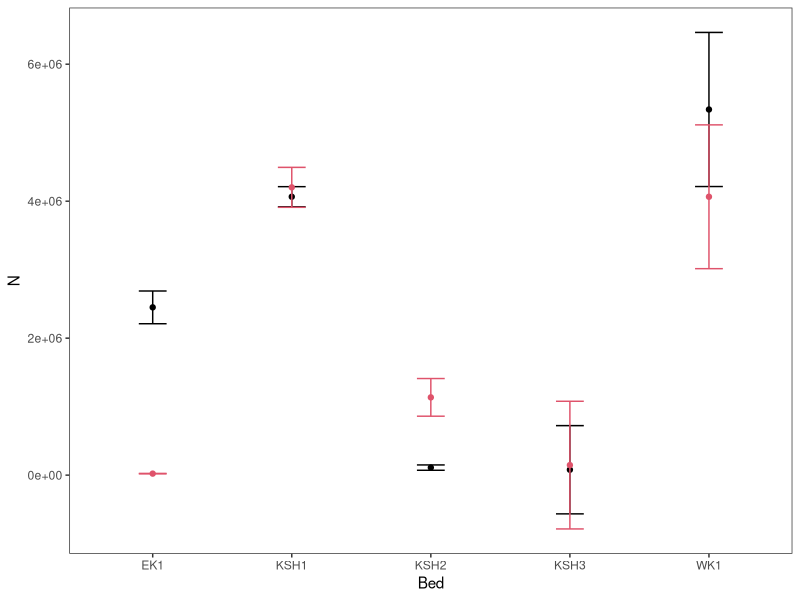
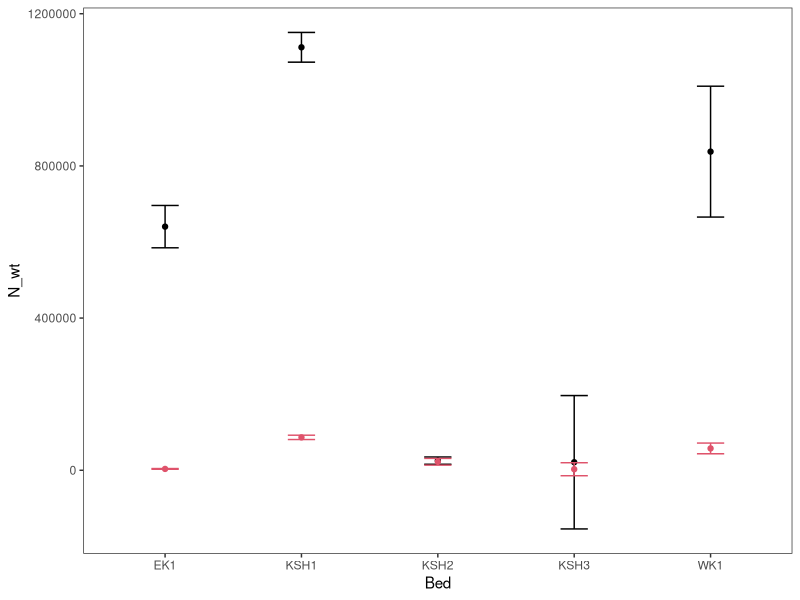

Recreate these plots in R, in order.
####### 2016 Scallop Statewide Survey
####### Ben Williams
####### ben.williams@alaska.gov

## Code   
#-----------------------------------------------------------
## All code, data, and associated documents are held in a single R project
## titles 2016_survey.Rproj  

# Data were forwarded from Josh Mumm joshua.mumm@alaska.gov. I've changed the names of the original files sent
## Try to keep to the tidy data principles http://vita.had.co.nz/papers/tidy-data.pdf  

## Naming 
# lower case names are numeric
# Capitalized names are factors 

## The operational plan lays out the foundation for the analyses herein it is available in the literature folder

#NOTE - this could easily be udated for multiple years by changing the group_by(...) throughout.

# load ----
library(tidyverse)
theme_set(theme_bw()+ 
             theme(panel.grid.major = element_blank(),
                   panel.grid.minor = element_blank()))
# data ----
#clean up event data- change names and data types etc.
events <- read.csv('./data/events_2016_161027.csv')
events %>% mutate(ID = gsub(" ", "", STATION_ID),date = as.Date(DATE_SET, format='%m-%d-%Y'),
                  year = as.numeric(format(date, "%Y"))) %>% 
   select(year, date, Event = EVENT_ID, District = DISTRICT, 
          Dredge = DREDGE_ID, Bed = BED_SW, Type = STATION_TYPE, ID = ID, 
          slat = START_LATITUDE, slon=START_LONGITUDE, sdepth = DEPTH_START_F, 
          stime = START_TIME, speed=TOW_SPEED, maxdepth=Max_Dpth_fa, mindepth=Min_Dpth_fa, 
          elat=END_LATITUDE, elon=END_LONGITUDE, edepth=DEPTH_END_F, etime=END_TIME, 
          calc_length=TOW_LENGTH_CALC, field_length=TOW_LENGTH_FIELD,length=TOW_LENGTH_DESIGNATED,
          performance=GEAR_PERFORMANCE_CODE_SW) %>% filter(performance==1)-> event

#check for replicates - if dataframe has values there are duplicates
event %>% group_by(Bed, ID) %>% filter(n()>1)

catch <- read.csv('./data/catchComp_2016_161027.csv')
catch %>% select(Event = EVENT_ID, species=RACE_CODE, 
                 size_class=SCAL_SIZE_CLASS, count=COUNT,
                 sample_wt=SAMPLE_WT_KG, cond = CONDITION_CODE_RII, 
                 sample_type = SAMPLE_TYPE) -> catch

#check structure of catch data
catch %>% filter(species==74120) %>% left_join(event) %>% 
   group_by(Bed, ID, size_class) %>% summarise(catch=sum(count, na.rm=T)) %>% data.frame()


# a_i ----
#Dredge width in nmi = 0.00131663 x length of dredging in each station
# Q = 0.83
Q <- 0.83

#add ai column to events dataframe
event %>% mutate(ai=length * 0.00131663 * Q) -> event #ai is in nmi^2

# areas ----
# number of stations sampled by bed
event %>% group_by(Bed) %>% summarise(n=n(), ai_bar = mean(ai)) -> samples
   

# Total area of each bed
area <- read.csv('./data/area.csv')

samples %>% left_join(area) %>% select(-grids) -> samples


# catch ----
#filter out scallops from the catch data and calculate density
#weight is in kg
catch %>% filter(species==74120, cond==1) %>% 
   group_by(Event, size_class) %>% 
   summarise(catch=sum(count), 
             weight = sum(sample_wt)) -> catch.a

# d_i ----
#combine with event data - change NA catches to 0
# do check the end result to be sure that no hauls are being double counted
event %>% filter(performance==1) %>% merge(catch.a, all=T) %>% 
   left_join(samples) %>% 
   group_by(size_class) %>% 
   mutate(catch=replace(catch, which(is.na(catch)), 0), 
          di = catch/ai, 
          weight=replace(weight, which(is.na(weight)), 0), 
          di_wt = weight/ai) -> catch.area

# dbar ----
# density variance for both count and weight and error bars
# average biomass per unit area

###CHECK THIS USING A LOG DISTIBUTION

#calculate for >100 mm shells
catch.area %>% filter(size_class==1|di==0) %>% #added to include 0 hauls.
   group_by(Bed) %>%    
   summarise(n=mean(n), #gives one n or sample size for each bed
             area=mean(area_nm2),#same as above
             ai_bar=mean(ai_bar), # also gives one values 
             dbar=(1/n*sum(di)), # average density
             var_dbar=1/((n)-1)*sum((di-dbar)^2), #variance of dbar
             cv=sqrt(var_dbar)/dbar*100, 
             error=qt(0.975,df=(n)-1)*sqrt(var_dbar)/sqrt((n)), # confidence interval with SE of mean
             ll=dbar-error,
             ul=dbar+error,
             ss=sum((di-dbar)^2),
             N=area*dbar,
             varN=(area^2)*1/n*1/(n-1)*ss,
             cvN=sqrt(varN)/N*100,
             errorN=qt(0.975,df=(n)-1)*sqrt(varN)/sqrt((n)),
             llN=N-errorN,
             ulN=N+errorN,
             # By weight
             dbar_wt=(1/n*sum(di_wt)),
             sd_wt=sd(di_wt),
             cv_wt=sd_wt/dbar_wt*100,
             var_dbar_wt=1/((n)-1)*sum((di_wt-dbar_wt)^2), 
             error_wt=qt(0.975,df=(n)-1)*sqrt(var_dbar_wt)/sqrt((n)),
             ll_wt=dbar_wt-error_wt,
             ul_wt=dbar_wt+error_wt,
             ss_wt=sum((di_wt-dbar_wt)^2),
             N_wt=area*dbar_wt,
             varN_wt=(area^2)*1/n*1/(n-1)*ss_wt,
             cvN_wt=sqrt(varN_wt)/N_wt*100,
             errorN_wt=qt(0.975,df=(n)-1)*sqrt(varN_wt)/sqrt((n)),
             llN_wt=N_wt-errorN_wt,
             ulN_wt=N_wt+errorN_wt) %>% mutate(size='large')-> large 

# What is the CV
# goal CV < 20 %
large %>% group_by(Bed) %>% summarise(cv, cvN, cv_wt, cvN_wt)

#calculate for <100 mm shells
catch.area %>% filter(size_class==2|di==0) %>% 
   group_by(Bed) %>%    
   summarise(n=mean(n),
             area=mean(area_nm2),
             ai_bar=mean(ai_bar),
             dbar=(1/n*sum(di)),
             var_dbar=1/((n)-1)*sum((di-dbar)^2), 
             cv=sqrt(var_dbar)/dbar*100,
             error=qt(0.975,df=(n)-1)*sqrt(var_dbar)/sqrt((n)),
             ll=dbar-error,
             ul=dbar+error,
             ss=sum((di-dbar)^2),
             N=area*dbar,
             varN=(area^2)*1/n*1/(n-1)*ss,
             cvN=sqrt(varN)/N*100,
             errorN=qt(0.975,df=(n)-1)*sqrt(varN)/sqrt((n)),
             llN=N-errorN,
             ulN=N+errorN,
             # By weight
             dbar_wt=(1/n*sum(di_wt)),
             sd_wt=sd(di_wt),
             cv_wt=sd_wt/dbar_wt*100,
             var_dbar_wt=1/((n)-1)*sum((di_wt-dbar_wt)^2), 
             error_wt=qt(0.975,df=(n)-1)*sqrt(var_dbar_wt)/sqrt((n)),
             ll_wt=dbar_wt-error_wt,
             ul_wt=dbar_wt+error_wt,
             ss_wt=sum((di_wt-dbar_wt)^2),
             N_wt=area*dbar_wt,
             varN_wt=(area^2)*1/n*1/(n-1)*ss_wt,
             cvN_wt=sqrt(varN_wt)/N_wt*100,
             errorN_wt=qt(0.975,df=(n)-1)*sqrt(varN_wt)/sqrt((n)),
             llN_wt=N_wt-errorN_wt,
             ulN_wt=N_wt+errorN_wt) %>% mutate(size='small')-> small

# What is the CV
small %>% group_by(Bed) %>% summarise(cv, cvN, cv_wt, cvN_wt)

#calculate for all shells caught
catch.area %>%
   group_by(Bed) %>%    
   summarise(n=mean(n),
             area=mean(area_nm2),
             ai_bar=mean(ai_bar),
             dbar=(1/n*sum(di)),
             var_dbar=1/((n)-1)*sum((di-dbar)^2), 
             cv=sqrt(var_dbar)/dbar*100,
             error=qt(0.975,df=(n)-1)*sqrt(var_dbar)/sqrt((n)),
             ll=dbar-error,
             ul=dbar+error,
             ss=sum((di-dbar)^2),
             N=area*dbar,
             varN=(area^2)*1/n*1/(n-1)*ss,
             cvN=sqrt(varN)/N*100,
             errorN=qt(0.975,df=(n)-1)*sqrt(varN)/sqrt((n)),
             llN=N-errorN,
             ulN=N+errorN,
             # By weight
             dbar_wt=(1/n*sum(di_wt)),
             sd_wt=sd(di_wt),
             cv_wt=sd_wt/dbar_wt*100,
             var_dbar_wt=1/((n)-1)*sum((di_wt-dbar_wt)^2), 
             error_wt=qt(0.975,df=(n)-1)*sqrt(var_dbar_wt)/sqrt((n)),
             ll_wt=dbar_wt-error_wt,
             ul_wt=dbar_wt+error_wt,
             ss_wt=sum((di_wt-dbar_wt)^2),
             N_wt=area*dbar_wt,
             varN_wt=(area^2)*1/n*1/(n-1)*ss_wt,
             cvN_wt=sqrt(varN_wt)/N_wt*100,
             errorN_wt=qt(0.975,df=(n)-1)*sqrt(varN_wt)/sqrt((n)),
             llN_wt=N_wt-errorN_wt,
             ulN_wt=N_wt+errorN_wt) %>% mutate(size='all')-> all 

# What is the CV
all %>% group_by(Bed) %>% summarise(cv, cvN, cv_wt, cvN_wt)

ggplot(large, aes(Bed, N))+geom_point()+geom_errorbar(aes(ymin=llN, ymax=ulN), width=.2)+
   geom_point(data=small, aes(Bed, N), color=2)+geom_errorbar(data=small, aes(ymin=llN, ymax=ulN), width=.2, color=2)

ggplot(large, aes(Bed, N_wt))+geom_point()+geom_errorbar(aes(ymin=llN_wt, ymax=ulN_wt), width=.2)+
   geom_point(data=small, aes(Bed, N_wt), color=2)+geom_errorbar(data=small, aes(ymin=llN_wt, ymax=ulN_wt), width=.2, color=2)
